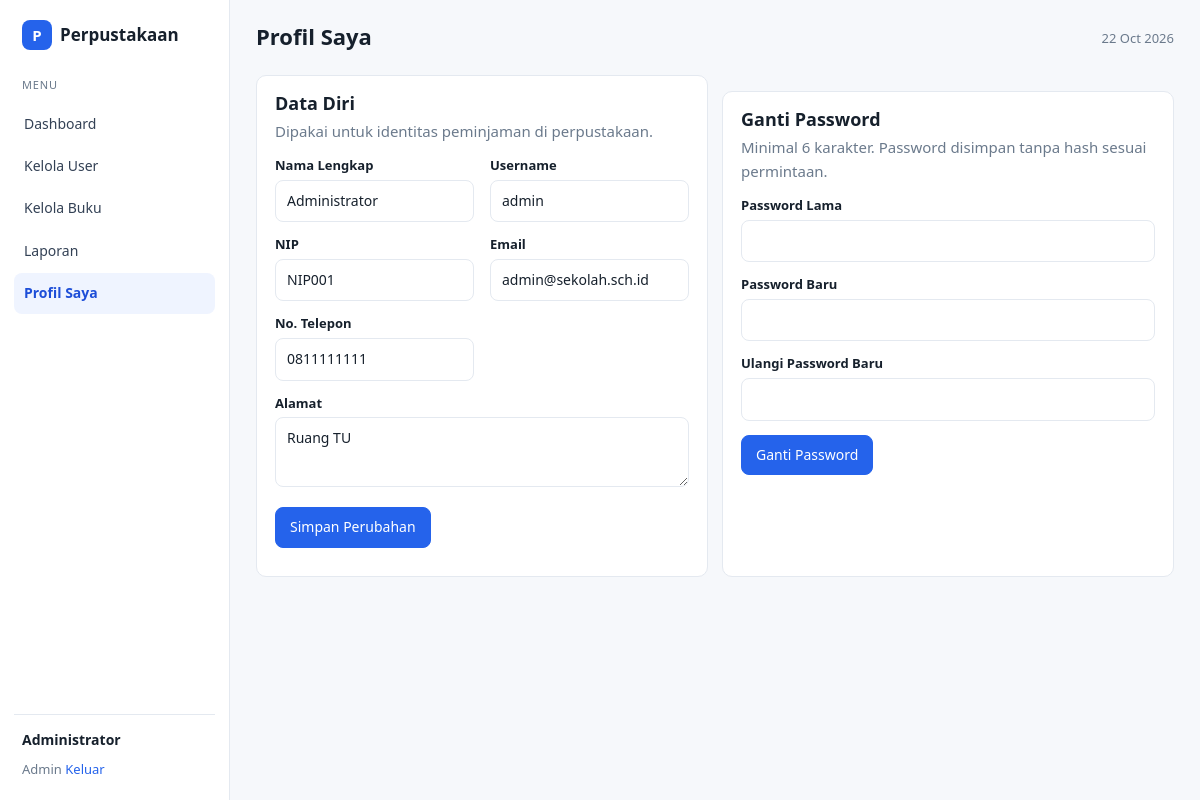
The page /profil.php (signed in) on the database its author committed.
### tables this page shows
CREATE TABLE users (
  id INT AUTO_INCREMENT PRIMARY KEY,
  nama VARCHAR(100) NOT NULL,
  username VARCHAR(50) NOT NULL UNIQUE,
  password VARCHAR(100) NOT NULL,
  role ENUM('admin','petugas','operator','pengguna') NOT NULL DEFAULT 'pengguna',
  identitas VARCHAR(30) DEFAULT NULL,
  kelas VARCHAR(30) DEFAULT NULL,
  email VARCHAR(100) DEFAULT NULL,
  no_telp VARCHAR(20) DEFAULT NULL,
  alamat TEXT DEFAULT NULL,
  dibuat TIMESTAMP DEFAULT CURRENT_TIMESTAMP
);

### config/functions.php (called while the page is built, shortened)
<?php
require_once __DIR__ . '/db.php';
function e($s): string
{
    return htmlspecialchars((string) $s, ENT_QUOTES, 'UTF-8');
}
function user(): ?array
{
    global $pdo;
    $st = $pdo->prepare('SELECT * FROM users WHERE id = ?');
    $st->execute([$_SESSION['uid']]);
    return $st->fetch() ?: null;
}
function auth(array $roles = []): array
{
    $u = user();
    return $u;
}

### profil.php (the view, shortened to what this page needs)
<?php
require __DIR__ . '/config/functions.php';
$title = 'Profil Saya';
require __DIR__ . '/includes/header.php';
?>
<div class="grid grid-2">
    <div class="card">
        <h2>Data Diri</h2>
        <p class="muted">Dipakai untuk identitas peminjaman di perpustakaan.</p>
        <form method="post" autocomplete="off">
            <div class="form-grid">
                <div>
                    <label for="nama">Nama Lengkap</label>
                    <input id="nama" name="nama" value="<?= e($u['nama']) ?>" required>
                </div>
                <div>
                    <label for="username">Username</label>
                    <input id="username" name="username" value="<?= e($u['username']) ?>" required>
                </div>
                <div>
                    <label for="identitas"><?= $u['role'] === 'pengguna' ? 'NIS' : 'NIP' ?></label>
                    <input id="identitas" name="identitas" value="<?= e($u['identitas']) ?>">
                </div>
                <div>
                    <label for="email">Email</label>
                    <input id="email" name="email" type="email" value="<?= e($u['email']) ?>">
                </div>
                <div>
                    <label for="no_telp">No. Telepon</label>
                    <input id="no_telp" name="no_telp" value="<?= e($u['no_telp']) ?>">
                </div>
                <div class="full">
                    <label for="alamat">Alamat</label>
                    <textarea id="alamat" name="alamat"><?= e($u['alamat']) ?></textarea>
                </div>
            </div>
            <p style="margin-top:14px"><button class="btn btn-primary" type="submit">Simpan Perubahan</button></p>
        </form>
    </div>
    <div class="card">
        <h2>Ganti Password</h2>
        <p class="muted">Minimal 6 karakter. Password disimpan tanpa hash sesuai permintaan.</p>
        <form method="post" autocomplete="off">
            <div>
                <label for="sekarang">Password Lama</label>
                <input id="sekarang" name="sekarang" type="password" required>
            </div>
            <div style="margin-top:12px">
                <label for="baru">Password Baru</label>
                <input id="baru" name="baru" type="password" required>
            </div>
            <div style="margin-top:12px">
                <label for="ulangi">Ulangi Password Baru</label>
                <input id="ulangi" name="ulangi" type="password" required>
            </div>
            <p style="margin-top:14px"><button class="btn btn-primary" type="submit">Ganti Password</button></p>
        </form>
    </div>
</div>
<?php require __DIR__ . '/includes/footer.php'; ?>

### includes/header.php (shortened to what this page needs)
<?php
require_once __DIR__ . '/../config/functions.php';
$u = auth();
$current = basename($_SERVER['PHP_SELF']);
$menu = ['dashboard.php' => 'Dashboard'];
if ($u['role'] === 'pengguna') {
    $menu += ['katalog.php' => 'Katalog Buku', 'pinjaman_saya.php' => 'Pinjaman Saya'];
} elseif ($u['role'] === 'petugas') {
    $menu += ['sirkulasi.php' => 'Sirkulasi'];
} elseif ($u['role'] === 'operator') {
    $menu += ['buku.php' => 'Kelola Buku'];
} elseif ($u['role'] === 'admin') {
    $menu += ['users.php' => 'Kelola User', 'buku.php' => 'Kelola Buku', 'laporan.php' => 'Laporan'];
}
$menu['profil.php'] = 'Profil Saya';
?>
<!doctype html>
<html lang="id">
<head>
<link rel="stylesheet" href="assets/style.css">
</head>
<body>
<div class="layout">
    <aside class="sidebar">
        <a class="brand" href="dashboard.php"><span class="brand-mark">P</span> Perpustakaan</a>
        <nav class="nav">
            <span class="nav-label">Menu</span>
            <?php foreach ($menu as $href => $label): ?>
                <a href="<?= e($href) ?>" class="<?= $current === $href ? 'active' : '' ?>"><?= e($label) ?></a>
            <?php endforeach; ?>
        </nav>
        <div class="side-foot">
            <strong><?= e($u['nama']) ?></strong>
            <span class="role"><?= e($u['role']) ?></span>
            <a href="logout.php">Keluar</a>
        </div>
    </aside>
    <main class="main">
        <div class="topbar">
            <h1><?= e($title ?? 'Dashboard') ?></h1>
            <span class="who"><?= e(date('d M Y')) ?></span>
        </div>

### assets/style.css (style rules this page uses)
:root { --bg: #f6f8fb; --surface: #ffffff; --line: #e4e9f0; --text: #16202c; --muted: #6b7a8c; --blue: #2563eb; --blue-dark: #1d4ed8; --blue-soft: #eff4ff; --green: #15803d; --green-soft: #eaf7ef; --gold: #a16207; --gold-soft: #fdf6e3; --red: #b91c1c; --red-soft: #fdeeee; --grey-soft: #eef1f5; --radius: 10px; }
* { box-sizing: border-box; }
body { margin: 0; background: var(--bg); color: var(--text); font: 15px/1.6 system-ui, -apple-system, "Segoe UI", Roboto, Arial, sans-serif; }
a { color: var(--blue); text-decoration: none; }
h1, h2, h3 { line-height: 1.3; margin: 0 0 4px; }
h1 { font-size: 22px; }
h2 { font-size: 18px; }
p { margin: 0 0 12px; }
.layout { display: flex; min-height: 100vh; }
.sidebar { width: 230px; flex: 0 0 230px; background: var(--surface); border-right: 1px solid var(--line); padding: 20px 14px; position: sticky; top: 0; height: 100vh; display: flex; flex-direction: column; gap: 18px; }
.brand { font-weight: 700; font-size: 17px; color: var(--text); padding: 0 8px; display: flex; align-items: center; gap: 8px; }
.brand-mark { width: 30px; height: 30px; border-radius: 8px; background: var(--blue); color: #fff; display: grid; place-items: center; font-size: 15px; }
.nav { display: flex; flex-direction: column; gap: 2px; }
.nav-label { font-size: 11px; text-transform: uppercase; letter-spacing: .08em; color: var(--muted); padding: 8px; }
.nav a { padding: 9px 10px; border-radius: 8px; color: #334155; font-size: 14px; }
.nav a.active { background: var(--blue-soft); color: var(--blue-dark); font-weight: 600; }
.side-foot { margin-top: auto; border-top: 1px solid var(--line); padding: 14px 8px 0; font-size: 13px; color: var(--muted); }
.side-foot strong { display: block; color: var(--text); font-size: 14px; }
.side-foot .role { text-transform: capitalize; }
.side-foot a { display: inline-block; margin-top: 8px; font-size: 13px; }
.main { flex: 1; min-width: 0; padding: 22px 26px 40px; }
.topbar { display: flex; justify-content: space-between; align-items: center; gap: 16px; margin-bottom: 20px; }
.topbar .who { color: var(--muted); font-size: 13px; }
.grid { display: grid; gap: 14px; }
.grid-2 { grid-template-columns: repeat(2, minmax(0, 1fr)); }
.card { background: var(--surface); border: 1px solid var(--line); border-radius: var(--radius); padding: 16px 18px; }
.card + .card { margin-top: 16px; }
.muted { color: var(--muted); }
.form-grid { display: grid; grid-template-columns: repeat(2, minmax(0, 1fr)); gap: 12px 16px; }
.form-grid .full { grid-column: 1 / -1; }
label { display: block; font-size: 13px; font-weight: 600; margin-bottom: 4px; }
input, select, textarea { width: 100%; padding: 9px 11px; border: 1px solid var(--line); border-radius: 8px; background: #fff; color: var(--text); font: inherit; font-size: 14px; }
textarea { resize: vertical; min-height: 70px; }
.btn { display: inline-block; padding: 8px 14px; border: 1px solid var(--line); border-radius: 8px; background: #fff; color: var(--text); font: inherit; font-size: 14px; cursor: pointer; white-space: nowrap; }
.btn-primary { background: var(--blue); border-color: var(--blue); color: #fff; }

### rows shown on the page
users: nama "Administrator", role "Admin", username "admin", identitas "NIP001", email "admin@sekolah.sch.id", no_telp "0811111111", alamat "Ruang TU"

### other values the page prints
$label "Dashboard"
$label "Kelola User"
$label "Kelola Buku"
$label "Laporan"
$label "Profil Saya"
$title "Profil Saya"
